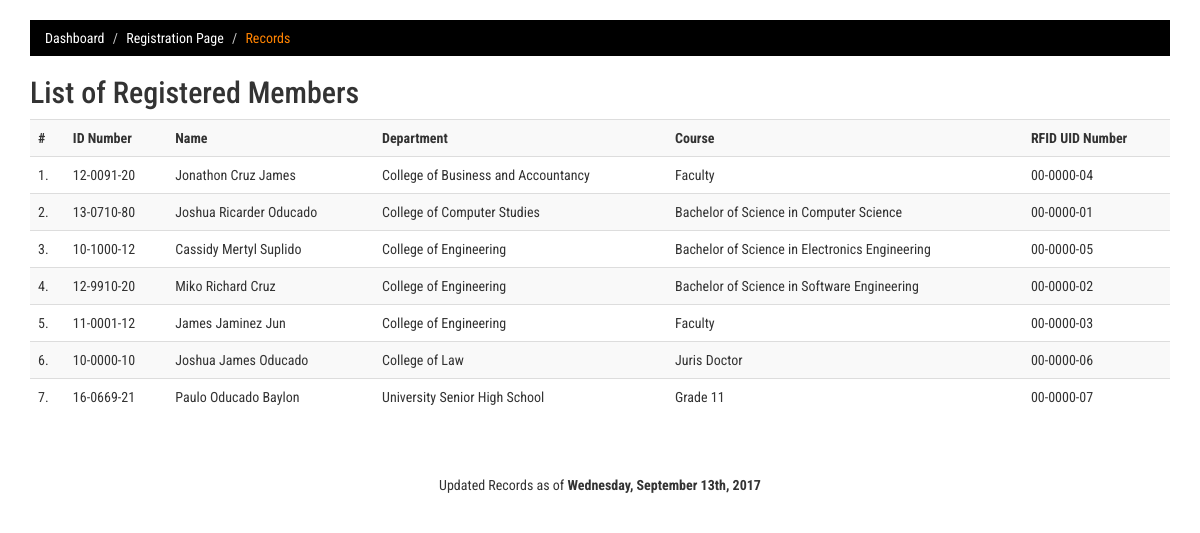
/student-records.php (signed in), run on the app's committed database.
### tables this page shows
CREATE TABLE IF NOT EXISTS `students` (
  `id` int(11) NOT NULL AUTO_INCREMENT,
  `id_number` varchar(50) NOT NULL,
  `lastname` varchar(150) NOT NULL,
  `firstname` varchar(150) NOT NULL,
  `middlename` varchar(150) NOT NULL,
  `department` varchar(50) NOT NULL,
  `courseyear` varchar(50) NOT NULL,
  `schoolyear` varchar(50) NOT NULL,
  `semester` varchar(50) NOT NULL,
  `uid` varchar(50) NOT NULL,
  PRIMARY KEY (`id`)
);

### student-records.php (the view, shortened to what this page needs)
<?php
	include('library.php');
?>
<!DOCTYPE html>
<html>
<head>
</head>
<body>
	<br>
	<div class="container">
		<ol class="breadcrumb">
			<li><a href="index.php">Dashboard</a></li>
			<li><a href="registration.php">Registration Page</a></li>
			<li class="active">Records</li>
		</ol>
		<h2>List of Registered Members</h2>
		<div class="table-responsive">
			<table class="table table-striped">
				<tr>
					<th>#</th>
					<th>ID Number</th>
					<th>Name</th>
					<th>Department</th>
					<th>Course</th>
					<th>RFID UID Number</th>
				</tr>
				<?php
					$i = 0;
					$con = mysqli_connect("localhost","libraryaccess","libraryaccess","libraryaccess");
					$result = mysqli_query($con,"SELECT * FROM students ORDER by department, courseyear, lastname, firstname, middlename ASC");
						while($row = mysqli_fetch_array($result))
						{
							$i++;
							echo "<tr>";
							echo "<td>" . $i . ".</td>";
							echo "<td>" . $row['id_number']."</td>";
							echo "<td>" . $row['firstname'] . " " . $row['middlename'] . " " . $row['lastname'] ."</td>";
							echo "<td>" . $row['department'] . "</td>";
							echo "<td>" . $row['courseyear'] . "</td>";
							echo "<td>" . $row['uid'] . "</td>";
							echo "</tr>";
						}
						echo "</table>";
				?>
		</div><br><br>
		<p class="text-center">Updated Records as of <?php echo "<strong>".date('l\, F jS\, Y ')."</strong>"; ?></p>
	</div>
</body>
</html>

### css/style.css (style rules this page uses)
.breadcrumb { background-color: #000000; border-radius: 0px; }
.breadcrumb a { color: #ffffff; text-decoration: none; }
.breadcrumb .active { color: #ff8300; }
body { font-family: 'Roboto Condensed', sans-serif; }

### data on the page
students: id_number "12-0091-20", firstname "Jonathon", middlename "Cruz", lastname "James", department "College of Business and Accountancy", courseyear "Faculty", uid "00-0000-04"
students: id_number "13-0710-80", firstname "Joshua", middlename "Ricarder", lastname "Oducado", department "College of Computer Studies", courseyear "Bachelor of Science in Computer Science", uid "00-0000-01"
students: id_number "10-1000-12", firstname "Cassidy", middlename "Mertyl", lastname "Suplido", department "College of Engineering", courseyear "Bachelor of Science in Electronics Engineering", uid "00-0000-05"
students: id_number "12-9910-20", firstname "Miko", middlename "Richard", lastname "Cruz", department "College of Engineering", courseyear "Bachelor of Science in Software Engineering", uid "00-0000-02"
students: id_number "11-0001-12", firstname "James", middlename "Jaminez", lastname "Jun", department "College of Engineering", courseyear "Faculty", uid "00-0000-03"
students: id_number "10-0000-10", firstname "Joshua", middlename "James", lastname "Oducado", department "College of Law", courseyear "Juris Doctor", uid "00-0000-06"
students: id_number "16-0669-21", firstname "Paulo", middlename "Oducado", lastname "Baylon", department "University Senior High School", courseyear "Grade 11", uid "00-0000-07"
